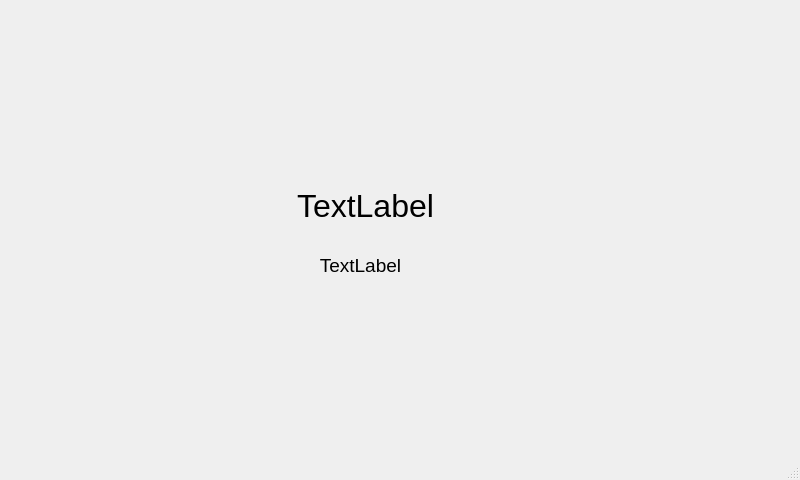
<?xml version="1.0" encoding="UTF-8"?>
<ui version="4.0">
 <class>MainWindow</class>
 <widget class="QMainWindow" name="MainWindow">
  <property name="geometry">
   <rect>
    <x>0</x>
    <y>0</y>
    <width>800</width>
    <height>480</height>
   </rect>
  </property>
  <property name="windowTitle">
   <string>MainWindow</string>
  </property>
  <widget class="QWidget" name="centralwidget">
   <widget class="QLabel" name="currentDateTime">
    <property name="geometry">
     <rect>
      <x>150</x>
      <y>90</y>
      <width>431</width>
      <height>231</height>
     </rect>
    </property>
    <property name="font">
     <font>
      <pointsize>24</pointsize>
     </font>
    </property>
    <property name="text">
     <string>TextLabel</string>
    </property>
    <property name="alignment">
     <set>Qt::AlignCenter</set>
    </property>
   </widget>
   <widget class="QLabel" name="tempDisplay">
    <property name="geometry">
     <rect>
      <x>310</x>
      <y>250</y>
      <width>101</width>
      <height>31</height>
     </rect>
    </property>
    <property name="font">
     <font>
      <pointsize>14</pointsize>
     </font>
    </property>
    <property name="text">
     <string>TextLabel</string>
    </property>
    <property name="alignment">
     <set>Qt::AlignCenter</set>
    </property>
   </widget>
  </widget>
  <widget class="QMenuBar" name="menubar">
   <property name="geometry">
    <rect>
     <x>0</x>
     <y>0</y>
     <width>800</width>
     <height>22</height>
    </rect>
   </property>
  </widget>
  <widget class="QStatusBar" name="statusbar"/>
 </widget>
 <resources/>
 <connections/>
</ui>
